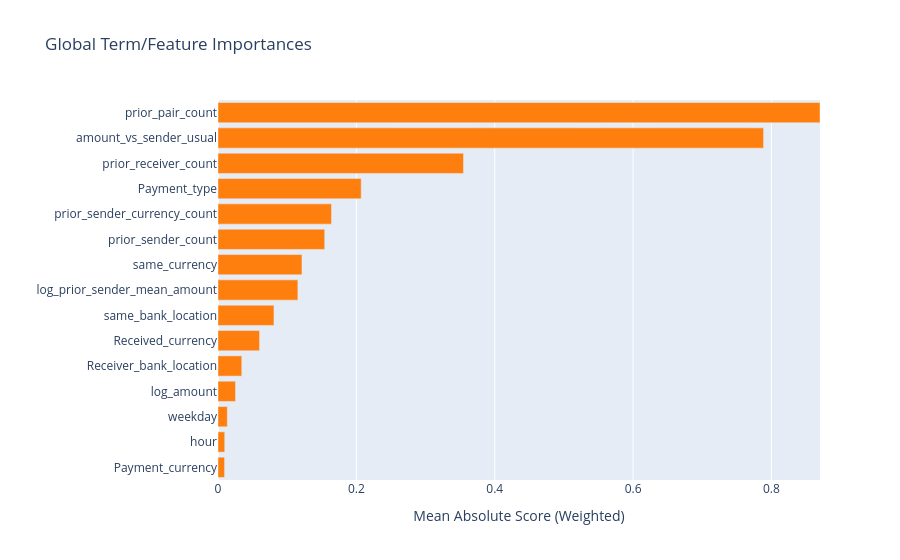
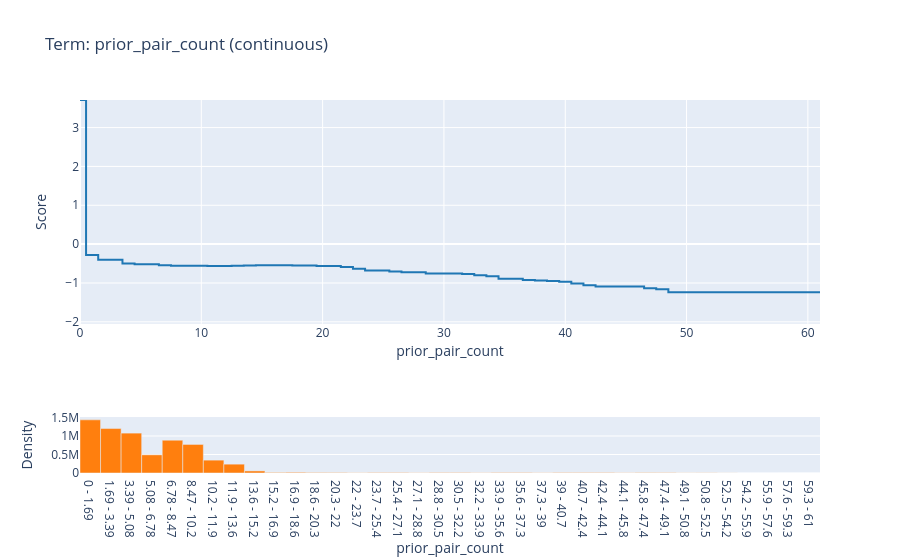
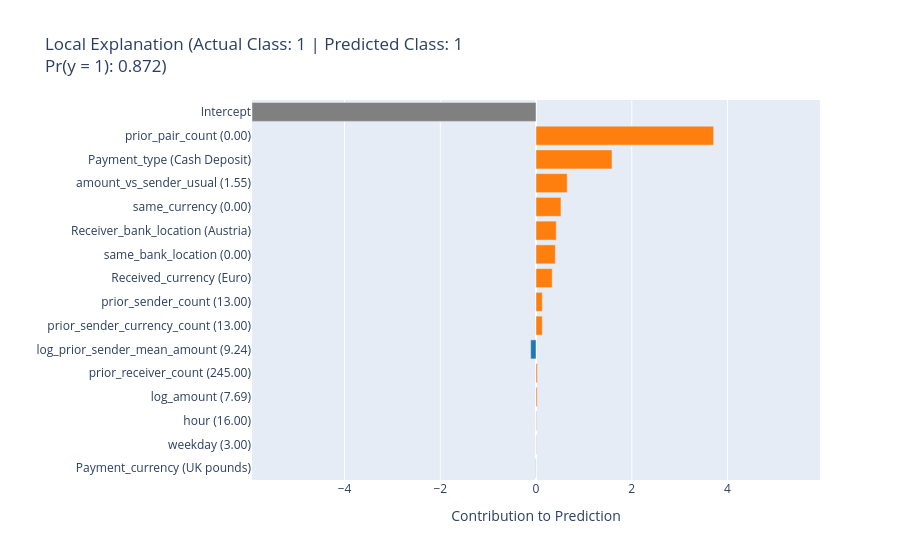

The cell these charts' notebook holds for them, in order:
### Markdown cell above
### 9.3 Explainable Boosting Machine

**Later test:** AP **0.5100**, precision **89.3%**, recall **41.2%**, F1 **0.5642**, and FPR **0.0059%**. EBM catches **694 of 1,683** positive labels in **777** alerts and misses **989**. It generates the fewest alerts and false alerts, but catches much less labeled activity than XGBoost at its validation-selected threshold.

This section uses **InterpretML's built-in EBM explanations**: a global importance view, the learned effect for its most important term, and a local explanation of one high-scored transaction. The local term effects add to the model's raw score. These views explain the model's calculation, not the underlying cause of a synthetic label.

### Code cell
show_model_scorecard("EBM")
ebm = models["EBM"]

# InterpretML creates these visualizations directly from the fitted EBM.
ebm_global = ebm.explain_global(name="EBM global explanation")
display(ebm_global.visualize())

most_important_index = int(np.argmax(ebm.term_importances()))
print("Learned effect for:", ebm.term_names_[most_important_index])
display(ebm_global.visualize(most_important_index))

ebm_row = int(np.argmax(scores[("EBM", "test")]))
ebm_local = ebm.explain_local(
    test[features].iloc[[ebm_row]], test[label].iloc[[ebm_row]],
    name="EBM local explanation"
)
display(ebm_local.visualize(0))
print("Example label:", int(test[label].iloc[ebm_row]))

### Figure 1 — Plotly figure (JSON) as saved in the notebook; plotly's stock layout.template omitted (floating-point values rounded to 4 significant figures)
{"data": [{"marker": {"color": ["#ff7f0e", "#ff7f0e", "#ff7f0e", "#ff7f0e", "#ff7f0e", "#ff7f0e", "#ff7f0e", "#ff7f0e", "#ff7f0e", "#ff7f0e", "#ff7f0e", "#ff7f0e", "#ff7f0e", "#ff7f0e", "#ff7f0e"]}, "orientation": "h", "type": "bar", "x": [0.009516, 0.009729, 0.01349, 0.02535, 0.03437, 0.06006, 0.08089, 0.1155, 0.1214, 0.1543, 0.1641, 0.207, 0.3549, 0.7886, 0.8702], "y": ["Payment_currency", "hour", "weekday", "log_amount", "Receiver_bank_location", "Received_currency", "same_bank_location", "log_prior_sender_mean_amount", "same_currency", "prior_sender_count", "prior_sender_currency_count", "Payment_type", "prior_receiver_count", "amount_vs_sender_usual", "prior_pair_count"]}], "layout": {"title": {"text": "Global Term/Feature Importances"}, "xaxis": {"range": [0, 0.8702], "title": {"text": "Mean Absolute Score (Weighted)"}}, "yaxis": {"automargin": true, "dtick": 1, "title": {"text": ""}}}}

### Figure 2 — Plotly figure (JSON) as saved in the notebook; plotly's stock layout.template omitted (floating-point values rounded to 4 significant figures)
{"data": [{"line": {"shape": "hv", "width": 0}, "marker": {"color": "#444"}, "mode": "lines", "name": "Lower Bound", "type": "scatter", "x": [0.0, 0.5, 1.5, 2.5, 3.5, 4.5, 5.5, 6.5, 7.5, 8.5, 9.5, 10.5, 11.5, 12.5, 13.5, 14.5, 15.5, 16.5, 17.5, 18.5, 19.5, 20.5, 21.5, 22.5, 23.5, 25.5, 26.5, 28.5, 29.5, 30.5, 31.5, 32.5, 33.5, 34.5, 35.5, 36.5, 37.5, 38.5, 39.5, 40.5, 41.5, 42.5, 43.5, 44.5, 45.5, 46.5, 47.5, 48.5, 50.5, 61.0], "xaxis": "x", "y": [3.71, -0.2813, -0.4017, -0.4017, -0.4977, -0.519, -0.519, -0.5466, -0.5587, -0.5587, -0.5587, -0.564, -0.5616, -0.5594, -0.5496, -0.545, -0.5418, -0.5465, -0.552, -0.552, -0.5627, -0.5627, -0.5903, -0.6333, -0.678, -0.7078, -0.7233, -0.7538, -0.7538, -0.7538, -0.7691, -0.7995, -0.8299, -0.8906, -0.8906, -0.9209, -0.936, -0.9512, -0.9664, -1.012, -1.057, -1.088, -1.088, -1.088, -1.088, -1.133, -1.163, -1.239, -1.239, -1.239], "yaxis": "y"}, {"fill": "tonexty", "fillcolor": "rgba(68, 68, 68, 0.15)", "line": {"color": "rgb(31, 119, 180)", "shape": "hv"}, "mode": "lines", "name": "Main", "type": "scatter", "x": [0.0, 0.5, 1.5, 2.5, 3.5, 4.5, 5.5, 6.5, 7.5, 8.5, 9.5, 10.5, 11.5, 12.5, 13.5, 14.5, 15.5, 16.5, 17.5, 18.5, 19.5, 20.5, 21.5, 22.5, 23.5, 25.5, 26.5, 28.5, 29.5, 30.5, 31.5, 32.5, 33.5, 34.5, 35.5, 36.5, 37.5, 38.5, 39.5, 40.5, 41.5, 42.5, 43.5, 44.5, 45.5, 46.5, 47.5, 48.5, 50.5, 61.0], "xaxis": "x", "y": [3.71, -0.2813, -0.4017, -0.4017, -0.4977, -0.519, -0.519, -0.5466, -0.5587, -0.5587, -0.5587, -0.564, -0.5616, -0.5594, -0.5496, -0.545, -0.5418, -0.5465, -0.552, -0.552, -0.5627, -0.5627, -0.5903, -0.6333, -0.678, -0.7078, -0.7233, -0.7538, -0.7538, -0.7538, -0.7691, -0.7995, -0.8299, -0.8906, -0.8906, -0.9209, -0.936, -0.9512, -0.9664, -1.012, -1.057, -1.088, -1.088, -1.088, -1.088, -1.133, -1.163, -1.239, -1.239, -1.239], "yaxis": "y"}, {"fill": "tonexty", "fillcolor": "rgba(68, 68, 68, 0.15)", "line": {"shape": "hv", "width": 0}, "marker": {"color": "#444"}, "mode": "lines", "name": "Upper Bound", "type": "scatter", "x": [0.0, 0.5, 1.5, 2.5, 3.5, 4.5, 5.5, 6.5, 7.5, 8.5, 9.5, 10.5, 11.5, 12.5, 13.5, 14.5, 15.5, 16.5, 17.5, 18.5, 19.5, 20.5, 21.5, 22.5, 23.5, 25.5, 26.5, 28.5, 29.5, 30.5, 31.5, 32.5, 33.5, 34.5, 35.5, 36.5, 37.5, 38.5, 39.5, 40.5, 41.5, 42.5, 43.5, 44.5, 45.5, 46.5, 47.5, 48.5, 50.5, 61.0], "xaxis": "x", "y": [3.71, -0.2813, -0.4017, -0.4017, -0.4977, -0.519, -0.519, -0.5466, -0.5587, -0.5587, -0.5587, -0.564, -0.5616, -0.5594, -0.5496, -0.545, -0.5418, -0.5465, -0.552, -0.552, -0.5627, -0.5627, -0.5903, -0.6333, -0.678, -0.7078, -0.7233, -0.7538, -0.7538, -0.7538, -0.7691, -0.7995, -0.8299, -0.8906, -0.8906, -0.9209, -0.936, -0.9512, -0.9664, -1.012, -1.057, -1.088, -1.088, -1.088, -1.088, -1.133, -1.163, -1.239, -1.239, -1.239], "yaxis": "y"}, {"hovertemplate": "(%{hovertext}): %{y}", "hovertext": ["0 - 1.69", "1.69 - 3.39", "3.39 - 5.08", "5.08 - 6.78", "6.78 - 8.47", "8.47 - 10.2", "10.2 - 11.9", "11.9 - 13.6", "13.6 - 15.2", "15.2 - 16.9", "16.9 - 18.6", "18.6 - 20.3", "20.3 - 22", "22 - 23.7", "23.7 - 25.4", "25.4 - 27.1", "27.1 - 28.8", "28.8 - 30.5", "30.5 - 32.2", "32.2 - 33.9", "33.9 - 35.6", "35.6 - 37.3", "37.3 - 39", "39 - 40.7", "40.7 - 42.4", "42.4 - 44.1", "44.1 - 45.8", "45.8 - 47.4", "47.4 - 49.1", "49.1 - 50.8", "50.8 - 52.5", "52.5 - 54.2", "54.2 - 55.9", "55.9 - 57.6", "57.6 - 59.3", "59.3 - 61"], "marker": {"color": "#ff7f0e"}, "name": "Distribution", "type": "bar", "x": [0.8472, 2.542, 4.236, 5.931, 7.625, 9.319, 11.01, 12.71, 14.4, 16.1, 17.79, 19.49, 21.18, 22.88, 24.57, 26.26, 27.96, 29.65, 31.35, 33.04, 34.74, 36.43, 38.12, 39.82, 41.51, 43.21, 44.9, 46.6, 48.29, 49.99, 51.68, 53.38, 55.07, 56.76, 58.46, 60.15], "xaxis": "x2", "y": [1437000.0, 1201000.0, 1078000.0, 491400.0, 886100.0, 772000.0, 348000.0, 238900.0, 55860.0, 15070.0, 18740.0, 12980.0, 11570.0, 5593.0, 10980.0, 10860.0, 5413.0, 10810.0, 10800.0, 5400.0, 10800.0, 10800.0, 5400.0, 10800.0, 10800.0, 10780.0, 5332.0, 10260.0, 8963.0, 3575.0, 4827.0, 2154.0, 419.0, 270.0, 31.0, 3.0], "yaxis": "y2"}], "layout": {"bargap": 0, "showlegend": false, "title": {"text": "Term: prior_pair_count (continuous)"}, "xaxis": {"anchor": "y", "domain": [0.0, 1.0], "matches": "x", "title": {"standoff": 0, "text": "prior_pair_count"}}, "xaxis2": {"anchor": "y2", "domain": [0.0, 1.0], "matches": "x", "tickmode": "array", "ticktext": ["0 - 1.69", "1.69 - 3.39", "3.39 - 5.08", "5.08 - 6.78", "6.78 - 8.47", "8.47 - 10.2", "10.2 - 11.9", "11.9 - 13.6", "13.6 - 15.2", "15.2 - 16.9", "16.9 - 18.6", "18.6 - 20.3", "20.3 - 22", "22 - 23.7", "23.7 - 25.4", "25.4 - 27.1", "27.1 - 28.8", "28.8 - 30.5", "30.5 - 32.2", "32.2 - 33.9", "33.9 - 35.6", "35.6 - 37.3", "37.3 - 39", "39 - 40.7", "40.7 - 42.4", "42.4 - 44.1", "44.1 - 45.8", "45.8 - 47.4", "47.4 - 49.1", "49.1 - 50.8", "50.8 - 52.5", "52.5 - 54.2", "54.2 - 55.9", "55.9 - 57.6", "57.6 - 59.3", "59.3 - 61"], "tickvals": [0.8472, 2.542, 4.236, 5.931, 7.625, 9.319, 11.01, 12.71, 14.4, 16.1, 17.79, 19.49, 21.18, 22.88, 24.57, 26.26, 27.96, 29.65, 31.35, 33.04, 34.74, 36.43, 38.12, 39.82, 41.51, 43.21, 44.9, 46.6, 48.29, 49.99, 51.68, 53.38, 55.07, 56.76, 58.46, 60.15], "title": {"standoff": 0, "text": "prior_pair_count"}}, "yaxis": {"anchor": "x", "domain": [0.4, 1.0], "range": [-2.051, 3.71], "title": {"text": "Score"}}, "yaxis2": {"anchor": "x2", "domain": [0.0, 0.15], "title": {"text": "Density"}}}}

### Figure 3 — Plotly figure (JSON) as saved in the notebook; plotly's stock layout.template omitted (floating-point values rounded to 4 significant figures)
{"data": [{"marker": {"color": ["#1f77b4", "#ff7f0e", "#ff7f0e", "#ff7f0e", "#ff7f0e", "#1f77b4", "#ff7f0e", "#ff7f0e", "#ff7f0e", "#ff7f0e", "#ff7f0e", "#ff7f0e", "#ff7f0e", "#ff7f0e", "#ff7f0e", "#808080"]}, "orientation": "h", "type": "bar", "x": [-0.004947, 0.007439, 0.0104, 0.02445, 0.02731, -0.1108, 0.1314, 0.1321, 0.339, 0.4043, 0.423, 0.5215, 0.6516, 1.587, 3.71, -5.932], "y": ["Payment_currency (UK pounds)", "weekday (3.00)", "hour (16.00)", "log_amount (7.69)", "prior_receiver_count (245.00)", "log_prior_sender_mean_amount (9.24)", "prior_sender_currency_count (13.00)", "prior_sender_count (13.00)", "Received_currency (Euro)", "same_bank_location (0.00)", "Receiver_bank_location (Austria)", "same_currency (0.00)", "amount_vs_sender_usual (1.55)", "Payment_type (Cash Deposit)", "prior_pair_count (0.00)", "Intercept"]}], "layout": {"title": {"text": "Local Explanation (Actual Class: 1 | Predicted Class: 1<br />Pr(y = 1): 0.872)"}, "xaxis": {"range": [-5.932, 5.932], "title": {"text": "Contribution to Prediction"}}, "yaxis": {"automargin": true, "dtick": 1, "title": {"text": ""}}}}
